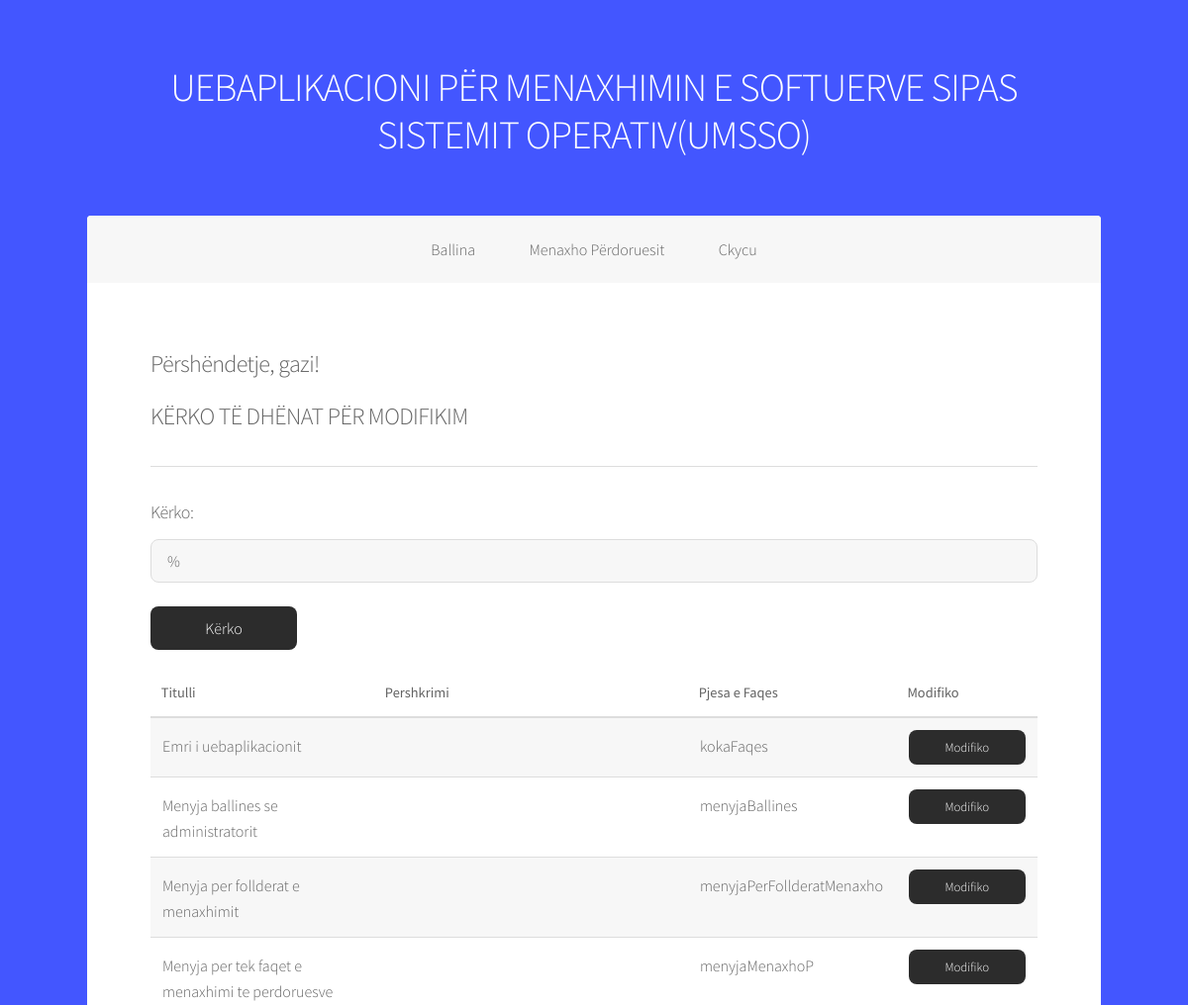
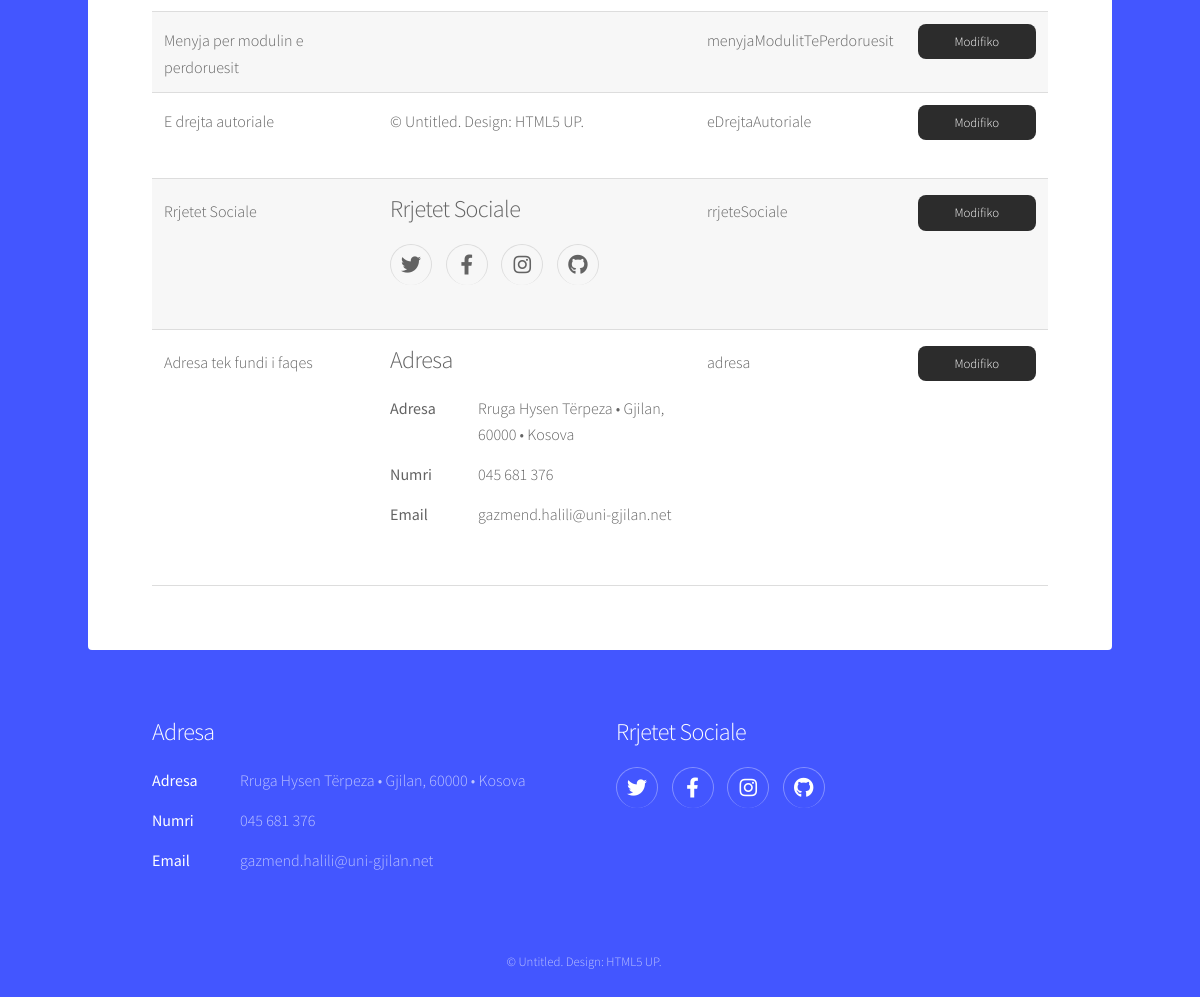
The app's page /ModuliAdministratorit/menaxhoTD/modifikoTeDhenat.php (signed in) with its own data (2 pictures, top to bottom).
### tables this page shows
CREATE TABLE `tedhenat_umsso` (
  `id_eDhena_umsso` int(11) NOT NULL,
  `titulli_umsso` varchar(100) DEFAULT NULL,
  `pershkrimi_umsso` varchar(1000) DEFAULT NULL,
  `pjesaFaqes_umsso` varchar(50) DEFAULT NULL
);

CREATE TABLE `perdoruesit_umsso` (
  `id_perdoruesi_umsso` int(11) NOT NULL,
  `perdoruesi_umsso` varchar(255) NOT NULL,
  `fjalekalimi_umsso` varchar(255) NOT NULL
);

### ModuliAdministratorit/_verifikimi.php (called while the page is built, shortened)
<?php
include('_konfigurimi.php');
$perdoruesi = $_SESSION['emriPerdoruesit'];
$pyetsori = mysqli_query($lidhja,"SELECT perdoruesi_umsso FROM perdoruesit_umsso WHERE perdoruesi_umsso='$perdoruesi'");
$rreshti = mysqli_fetch_array($pyetsori,MYSQLI_ASSOC);
$perdoruesi_kyqur = $rreshti['perdoruesi_umsso'];
?>

### ModuliAdministratorit/menaxhoTD/modifikoTeDhenat.php (the view, shortened to what this page needs)
<?php
include("../_konfigurimi.php");
include("../_verifikimi.php");
?>
<!DOCTYPE HTML>
<html>
<head>
    <link rel="stylesheet" href="../assets/css/main.css" />
</head>
<body class="is-preload">
    <div id="wrapper">
        <?php include("../_koka.php"); ?>
        <?php include("../_menyjaPerFollderatMenaxho.php"); ?>
        <div id="main">
            <section id="content" class="main">
                <h2>Përshëndetje, <?php echo $perdoruesi_kyqur;?>!</h2>
                <h2>KËRKO TË DHËNAT PËR MODIFIKIM</h2>
                <hr>
                <form method=" post" action="#">
                    <div class="row gtr-uniform">
                        <div class="col-12">
                            <label style="text-align: left;">
                                <h3>Kërko:</h3>
                            </label>
                            <input type="text" value="%" name="termi" />
                        </div>
                        <div class="col-12">
                            <ul class="actions">
                                <li><input type="submit" value="Kërko" class="button primary fit" style="background-color: #2c2c2c;" /></li>
                            </ul>
                        </div>
                    </div>
                </form>
                <div class="table-wrapper">
                    <table>
                        <thead>
                            <tr>
                                <th>Titulli</th>
                                <th>Pershkrimi</th>
                                <th>Pjesa e Faqes</th>
                                <th>Modifiko</th>
                            </tr>
                        </thead>
                        <tbody>
                            <?php
                            if (!empty($_REQUEST['termi'])) {
                                $termi = mysqli_real_escape_string($lidhja, $_REQUEST['termi']);
                                $pyetsori = mysqli_query($lidhja, "SELECT * FROM tedhenat_umsso WHERE titulli_umsso LIKE '%" . $termi . "%' OR  pjesaFaqes_umsso LIKE '%" . $termi . "%'");
                                while ($rreshti = mysqli_fetch_array($pyetsori)) {
                                    echo "<tr>";
                                    echo "<td>" . $rreshti['titulli_umsso'] . "</td>";
                                    echo "<td>" . $rreshti['pershkrimi_umsso'] . "</td>";
                                    echo "<td>" . $rreshti['pjesaFaqes_umsso'] . "</td>";
                                    echo "<td><a class='button primary small' style='background-color: #2c2c2c;' href=\"fshirjaSistemitOperativ.php?idso=$rreshti[id_eDhena_umsso]\" onClick=\"return confirm('Jeni të sigurt që dëshironi ta fshini?')\">Fshij</a></td>";
                                    echo "</tr>";
                                }
                            } else {
                                $pyetsori = mysqli_query($lidhja, "SELECT * FROM tedhenat_umsso");
                                while ($rreshti = mysqli_fetch_array($pyetsori)) {
                                    echo "<tr>";
                                    echo "<td>" . $rreshti['titulli_umsso'] . "</td>";
                                    if($rreshti['pjesaFaqes_umsso'] == "kokaFaqes"
                                    || $rreshti['pjesaFaqes_umsso'] == "menyjaBallines"
                                    || $rreshti['pjesaFaqes_umsso'] == "menyjaPerFollderatMenaxho"
                                    || $rreshti['pjesaFaqes_umsso'] == "menyjaMenaxhoP"
                                    || $rreshti['pjesaFaqes_umsso'] == "menyjaModulitTePerdoruesit"){
                                        echo "<td></td>";
                                    }else{
                                        echo "<td>" . $rreshti['pershkrimi_umsso'] . "</td>";
                                    }
                                    echo "<td>" . $rreshti['pjesaFaqes_umsso'] . "</td>";
                                    echo "<td><a class='button primary small' style='background-color: #2c2c2c;' href=\"perditesoTeDhenat.php?idd=$rreshti[id_eDhena_umsso]\">Modifiko</a></td>";
                                    echo "</tr>";
                                }
                            }
                            ?>
                        </tbody>
                    </table>
                </div>
            </section>
        </div>
        <?php include("../_fundiFaqes.php"); ?>
    </div>
</body>
</html>

### ModuliAdministratorit/_koka.php
<?php
include("_konfigurimi.php");
$pyetsori = "SELECT * FROM tedhenat_umsso WHERE pjesaFaqes_umsso='kokaFaqes'";
$rezultati = mysqli_query($lidhja, $pyetsori);
while($rreshti = mysqli_fetch_assoc($rezultati)){
    extract($rreshti);
}
echo $pershkrimi_umsso;
?>

### ModuliAdministratorit/_menyjaPerFollderatMenaxho.php
<?php
include("_konfigurimi.php");
$pyetsori = "SELECT * FROM tedhenat_umsso WHERE pjesaFaqes_umsso='menyjaPerFollderatMenaxho'";
$rezultati = mysqli_query($lidhja, $pyetsori);
while($rreshti = mysqli_fetch_assoc($rezultati)){
    extract($rreshti);
}
echo $pershkrimi_umsso;
?>

### ModuliAdministratorit/_fundiFaqes.php
<footer id="footer">
    <?php include("_adresa.php"); ?>
    <?php include("_rrjeteSociale.php"); ?>
    <?php include("_eDrejtaAutoriale.php") ?>
</footer>

### ModuliAdministratorit/_adresa.php
<?php
include("_konfigurimi.php");
$pyetsori = "SELECT * FROM tedhenat_umsso WHERE pjesaFaqes_umsso='adresa'";
$rezultati = mysqli_query($lidhja, $pyetsori);
while($rreshti = mysqli_fetch_assoc($rezultati)){
    extract($rreshti);
}
echo $pershkrimi_umsso;
?>

### ModuliAdministratorit/_rrjeteSociale.php
<?php
include("_konfigurimi.php");
$pyetsori = "SELECT * FROM tedhenat_umsso WHERE pjesaFaqes_umsso='rrjeteSociale'";
$rezultati = mysqli_query($lidhja, $pyetsori);
while($rreshti = mysqli_fetch_assoc($rezultati)){
    extract($rreshti);
}
echo $pershkrimi_umsso;
?>

### ModuliAdministratorit/_eDrejtaAutoriale.php
<?php
include("_konfigurimi.php");
$pyetsori = "SELECT * FROM tedhenat_umsso WHERE pjesaFaqes_umsso='eDrejtaAutoriale'";
$rezultati = mysqli_query($lidhja, $pyetsori);
while($rreshti = mysqli_fetch_assoc($rezultati)){
    extract($rreshti);
}
echo $pershkrimi_umsso;
?>

### records on screen
tedhenat_umsso: pershkrimi_umsso "UEBAPLIKACIONI PËR MENAXHIMIN E SOFTUERVE SIPAS SISTEMIT OPERATIV(UMSSO)", titulli_umsso "Emri i uebaplikacionit", pjesaFaqes_umsso "kokaFaqes"
tedhenat_umsso: pershkrimi_umsso "Ballina Menaxho Përdoruesit Ckycu", titulli_umsso "Menyja per follderat e menaxhimit", pjesaFaqes_umsso "menyjaPerFollderatMenaxho"
perdoruesit_umsso: perdoruesi_umsso "gazi"
tedhenat_umsso: titulli_umsso "Menyja ballines se administratorit", pjesaFaqes_umsso "menyjaBallines"
tedhenat_umsso: titulli_umsso "Menyja per tek faqet e menaxhimi te perdoruesve", pjesaFaqes_umsso "menyjaMenaxhoP"
tedhenat_umsso: titulli_umsso "Menyja per modulin e perdoruesit", pjesaFaqes_umsso "menyjaModulitTePerdoruesit"
tedhenat_umsso: titulli_umsso "E drejta autoriale", pershkrimi_umsso "© Untitled. Design: HTML5 UP .", pjesaFaqes_umsso "eDrejtaAutoriale"
tedhenat_umsso: titulli_umsso "Rrjetet Sociale", pershkrimi_umsso "Rrjetet Sociale", pjesaFaqes_umsso "rrjeteSociale"
tedhenat_umsso: titulli_umsso "Adresa tek fundi i faqes", pershkrimi_umsso "Adresa Adresa Rruga Hysen Tërpeza • Gjilan, 60000 • Kosova Numri 045 681 376 Email gazmend.halili@uni-gjilan.net", pjesaFaqes_umsso "adresa"
